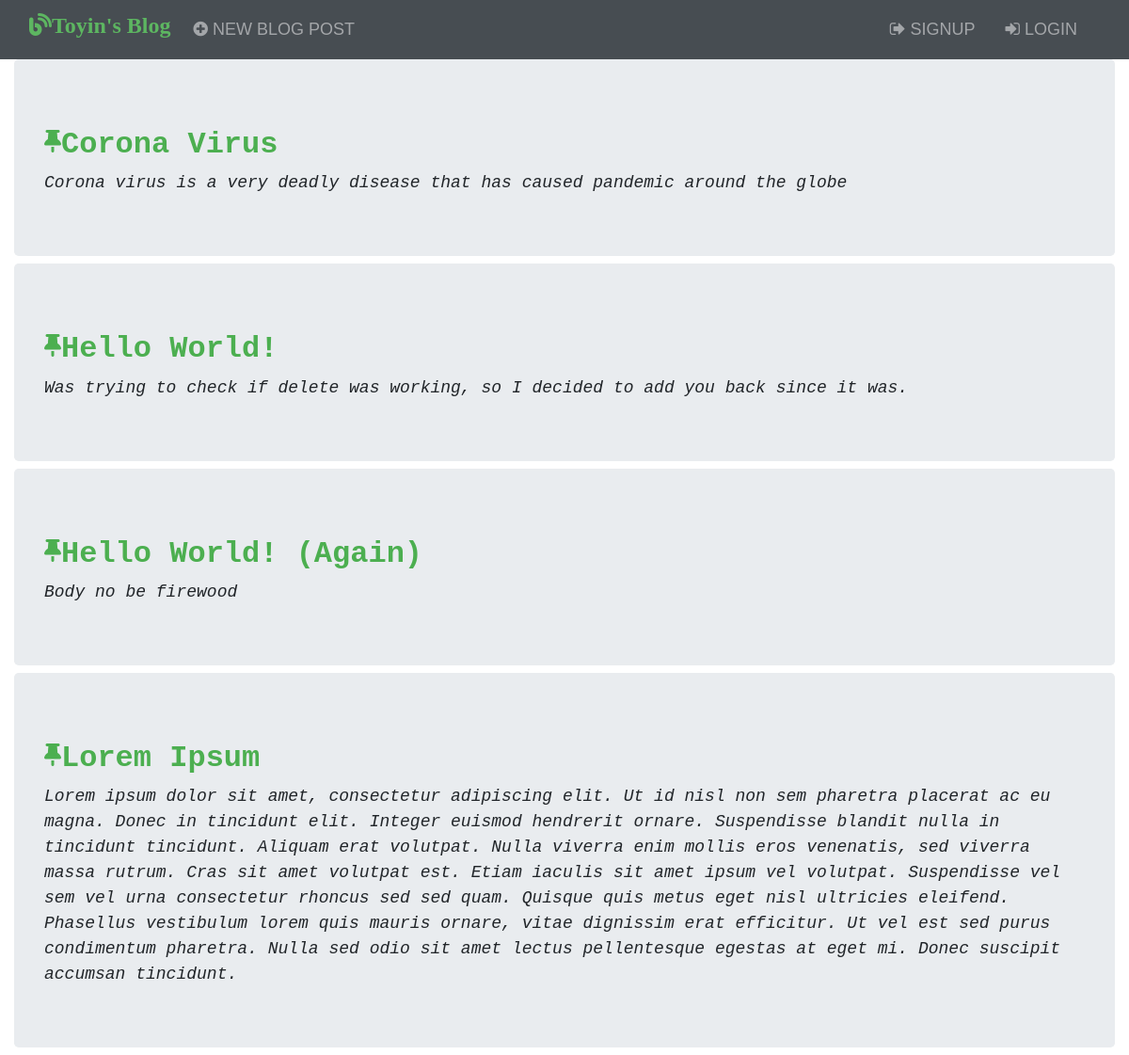
The page / on the database its author committed.
### blog/models.py (models this page shows, shortened)
class Post(models.Model):
    title = models.CharField(max_length=200)
    author = models.ForeignKey('auth.User', on_delete=models.CASCADE,)
    body = models.TextField()

### blog/views.py (the view)
# urls.py: path('', BlogListView.as_view(), name='home'),
class BlogListView(ListView):
    model = Post
    template_name = 'home.html'

### templates/home.html
{% extends 'base.html' %}
{% block content %}
{% for post in object_list %}
<div class="jumbotron mb-2">
    <div class="post-entry">
        <h2><a href="{% url 'post_detail' post.pk %}"><i class="fas fa-thumbtack fa-xs"></i>{{ post.title }}</a></h2>
        <p>{{ post.body }}</p>
    </div>
</div>
{% endfor %}
{% endblock content %}

### static/css/base.css (style rules this page uses)
body { font-family: "Source Sans Pro", sans-serif; font-size: 18px; }
.post-entry { font-family: "Courier New", Courier, monospace; }
.post-entry h2 { margin: 0.5rem 0; font-weight: bold; }
.post-entry h2 a, .post-entry h2 a:visited { color: #4caf50; }
.post-entry p { margin: 0; font-weight: 400; font-style: italic; }
a { color: #fff; }

### rows shown on the page
Post: title "Corona Virus", body "Corona virus is a very deadly disease that has caused pandemic around the globe"
Post: title "Hello World!", body "Was trying to check if delete was working, so I decided to add you back since it was."
Post: title "Hello World! (Again)", body "Body no be firewood"
Post: title "Lorem Ipsum", body "Lorem ipsum dolor sit amet, consectetur adipiscing elit. Ut id nisl non sem pharetra placerat ac eu magna. Donec in tincidunt elit. Integer euismod hendrerit ornare. Suspendisse blandit nulla in tincidunt tincidunt. Aliquam erat volutpat. Nulla viverra enim mollis eros venenatis, sed viverra massa rutrum. Cras sit amet volutpat est. Etiam iaculis sit amet ipsum vel volutpat. Suspendisse vel sem vel urna consectetur rhoncus sed sed quam. Quisque quis metus eget nisl ultricies eleifend. Phasellus vestibulum lorem quis mauris ornare, vitae dignissim erat efficitur. Ut vel est sed purus condimentum pharetra. Nulla sed odio sit amet lectus pellentesque egestas at eget mi. Donec suscipit accumsan…"
